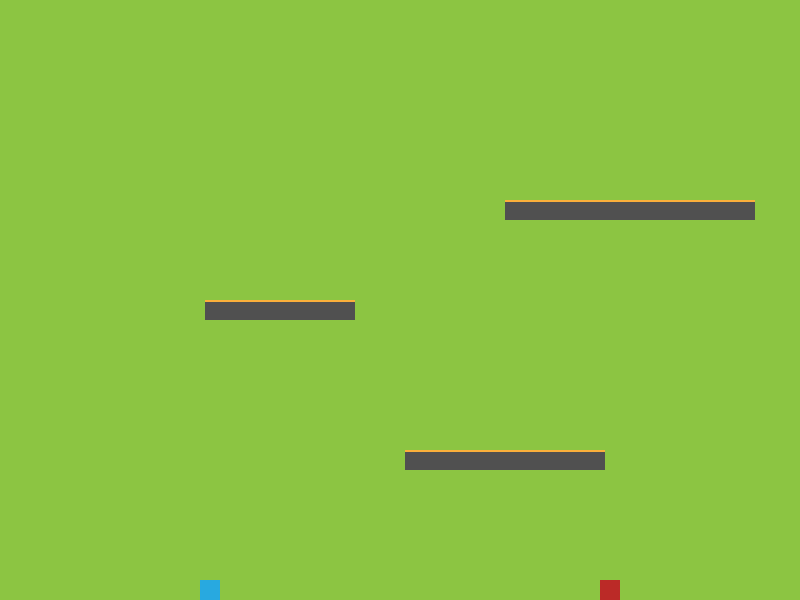
Frame 1 (no input)
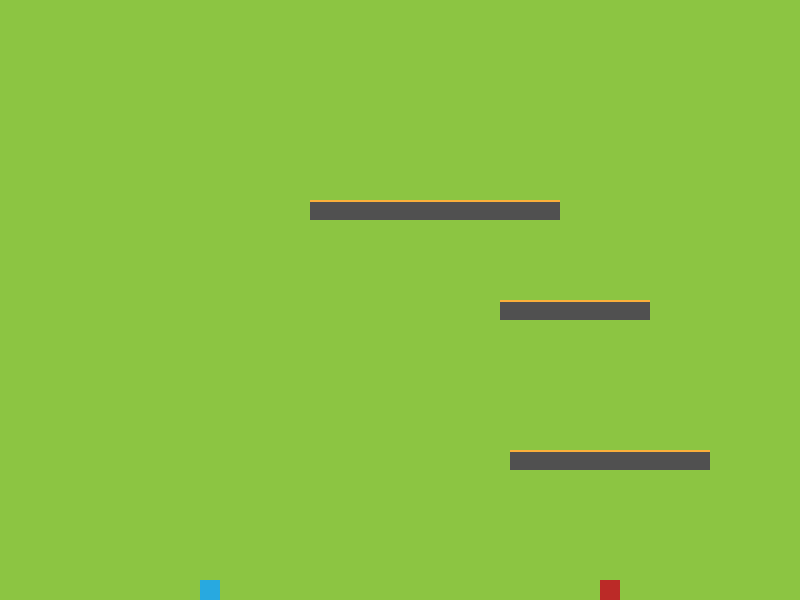
Frame 60 (no input)
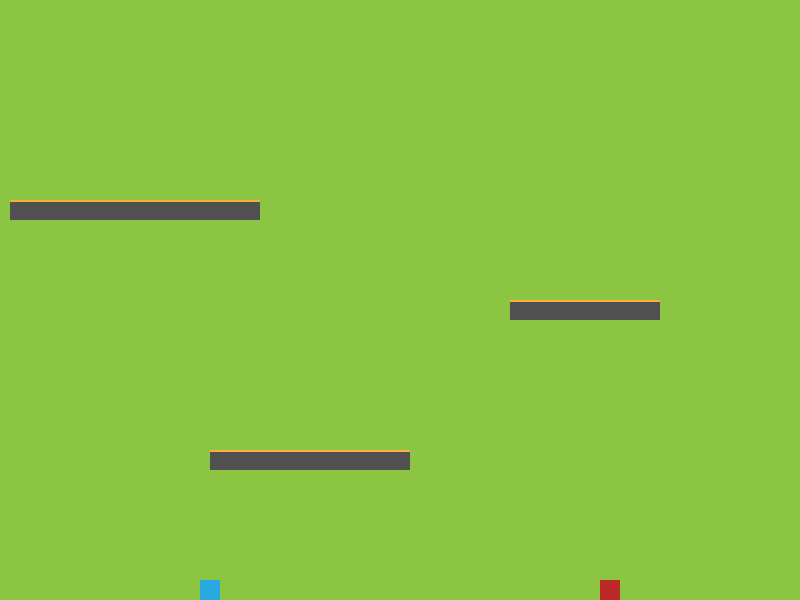
Frame 120 (the mouse pressed at the canvas centre since frame 60)

The p5.js sketch that drew these frames (run headless with seeded random() and noise() and a simulated clock; from frame 60 on, the mouse is pressed at the canvas centre):

// p5.js sketch
// ── sketch.js


// Declare Global Variables
let player1, player2;
let platform, platform2, platform3;

let GREY = 80;
let RED = "#bb2a27";
let GREEN = "#8cc542";
let BLUE = "#28a9e0";
let ORANGE = "#faaf3b";
let BROWN = "#aa6c39";

// SETUP FUNCTION - Runs once at beginning of program
function setup() {
    createCanvas(800, 600);
	
	// Initialize Global Variables
	player1 = new jumpingPlayer(200, 580, BLUE, 65, 68, 87);
	player2 = new jumpingPlayer(600, 580, RED, 37, 39, 38);

	platform = new Platform(400,450, 200);
	platform2 = new Platform(200, 300, 150);
	platform3 = new Platform(500, 200, 250);
}

// DRAW FUNCTION - Loops @ 60FPS by default
function draw() {
	// LOGIC
	player1.move();
	player2.move();

	platform.move();
	platform2.move();
	platform3.move();
	
	// DRAW
    background(GREEN);
	player1.show();
	player2.show();

	platform.show();
	platform2.show();
	platform3.show();
}

// EVENT FUNCTIONS
function keyPressed() {
	player1.jump();
	player2.jump();
}

// ── platform.js
// platform class
class Platform{

    constructor(x, y, w){
        this.x = x;
        this.y = y;
        this.w = w;
        this.h = 20;
        this.col  = GREY;
        this.topCol = ORANGE;
        this.xSpeed = 5;
    }
        // Methods
        show() {
            noStroke();
            // main platform
            fill(this.col);
            rect(this.x, this.y, this.w, this.h);
            // platform top
            fill(this.topCol);
            rect(this.x, this.y, this.w, 2);
        }
        move() {
            // move & bounce horizontallly
            this.x += this.xSpeed;
            if (this.x + this.w > width || this.x < 0) {
                this.xSpeed = -this.xSpeed;
            }
        }
}

// ── players.js
// Player 1 Functions

class jumpingPlayer{
	constructor(x, y, col, lk, rk, uk,){
		this.x = x;
		this.y = y;
		this.w = 20;
		this.h = 20;
		this.xSpeed = 5;
		this.ySpeed = 0;
		this.a = 1;
		this.col = col;
		this.leftKey =  lk;
		this.rightKey = rk;
		this.upKey = uk;
		
	}
	// methods
	move(){
		// Move Horizontally on Key is Down
		if (keyIsDown(this.leftKey)) {
			this.x += -this.xSpeed;
			// check for left wall
			if (this.x < 0 ) {
				this.x = 0; 
			}
		} else if (keyIsDown(this.rightKey)) {
			this.x += this.xSpeed;
			// Check for Right Wall
			if (this.x + this.w > 800) {
				this.x = 800 - this.w;
			}
		}

		// Move Vertically - Gravity
		this.y += this.ySpeed; // Move Vertically
		this.ySpeed += this.a; // Apply Gravity
		if (this.y + this.h > height) {
			// Land on Ground
			this.y = height - this.h;
		}
		// check for roof
		if( this.y < 0 ) {
			this.y = 0;
		}
	}
	show(){
		// Draw Player
		noStroke();
		fill(this.col);
		rect(this.x, this.y, this.w, this.h);
	}
	jump(){
		// Jump on UP_ARROW
		if (keyCode == this.upKey) {
			this.ySpeed = -20;
		}
	}
}
